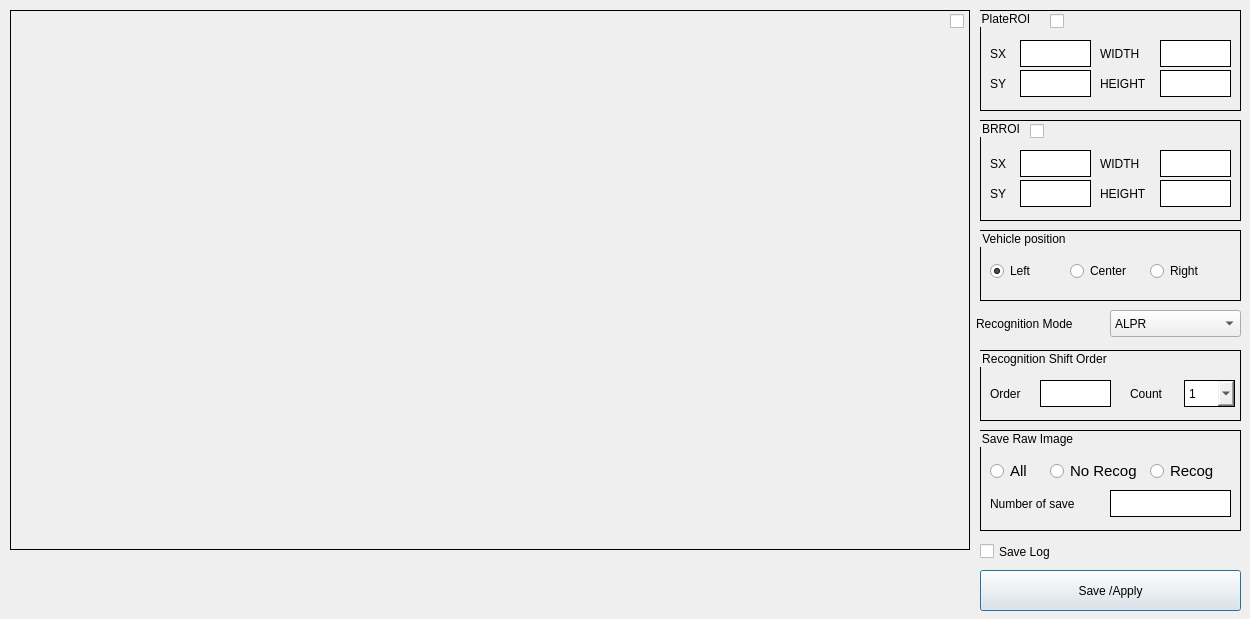
<?xml version="1.0" encoding="UTF-8"?>
<ui version="4.0">
 <class>RecognitionDlg</class>
 <widget class="QDialog" name="RecognitionDlg">
  <property name="geometry">
   <rect>
    <x>0</x>
    <y>0</y>
    <width>1250</width>
    <height>619</height>
   </rect>
  </property>
  <property name="windowTitle">
   <string>Dialog</string>
  </property>
  <widget class="my_qlabel" name="lblRecogimg">
   <property name="geometry">
    <rect>
     <x>10</x>
     <y>10</y>
     <width>960</width>
     <height>540</height>
    </rect>
   </property>
   <property name="styleSheet">
    <string notr="true">border : 1px  solid #000;</string>
   </property>
   <property name="text">
    <string/>
   </property>
   <property name="scaledContents">
    <bool>true</bool>
   </property>
   <property name="wordWrap">
    <bool>false</bool>
   </property>
  </widget>
  <widget class="QGroupBox" name="groupBox_4">
   <property name="geometry">
    <rect>
     <x>980</x>
     <y>350</y>
     <width>261</width>
     <height>71</height>
    </rect>
   </property>
   <property name="styleSheet">
    <string notr="true">border : 1px  solid #000;</string>
   </property>
   <property name="title">
    <string>Recognition Shift Order</string>
   </property>
   <widget class="QLineEdit" name="leRecogSeq">
    <property name="geometry">
     <rect>
      <x>60</x>
      <y>30</y>
      <width>71</width>
      <height>27</height>
     </rect>
    </property>
   </widget>
   <widget class="QLabel" name="label_9">
    <property name="geometry">
     <rect>
      <x>10</x>
      <y>30</y>
      <width>41</width>
      <height>27</height>
     </rect>
    </property>
    <property name="styleSheet">
     <string notr="true">border : 0px;</string>
    </property>
    <property name="text">
     <string>Order</string>
    </property>
   </widget>
   <widget class="QLabel" name="label_11">
    <property name="geometry">
     <rect>
      <x>150</x>
      <y>30</y>
      <width>41</width>
      <height>27</height>
     </rect>
    </property>
    <property name="styleSheet">
     <string notr="true">border : 0px;</string>
    </property>
    <property name="text">
     <string>Count</string>
    </property>
   </widget>
   <widget class="QComboBox" name="cbRecogrepeattime">
    <property name="geometry">
     <rect>
      <x>204</x>
      <y>30</y>
      <width>51</width>
      <height>27</height>
     </rect>
    </property>
    <item>
     <property name="text">
      <string>1</string>
     </property>
    </item>
    <item>
     <property name="text">
      <string>2</string>
     </property>
    </item>
    <item>
     <property name="text">
      <string>3</string>
     </property>
    </item>
    <item>
     <property name="text">
      <string>4</string>
     </property>
    </item>
    <item>
     <property name="text">
      <string>5</string>
     </property>
    </item>
    <item>
     <property name="text">
      <string>6</string>
     </property>
    </item>
    <item>
     <property name="text">
      <string>7</string>
     </property>
    </item>
    <item>
     <property name="text">
      <string>8</string>
     </property>
    </item>
   </widget>
  </widget>
  <widget class="QLabel" name="label_14">
   <property name="geometry">
    <rect>
     <x>976</x>
     <y>310</y>
     <width>131</width>
     <height>27</height>
    </rect>
   </property>
   <property name="styleSheet">
    <string notr="true">border : 0px;</string>
   </property>
   <property name="text">
    <string>Recognition Mode</string>
   </property>
  </widget>
  <widget class="QGroupBox" name="gbBRROI">
   <property name="geometry">
    <rect>
     <x>980</x>
     <y>120</y>
     <width>261</width>
     <height>101</height>
    </rect>
   </property>
   <property name="styleSheet">
    <string notr="true">border : 1px  solid #000;</string>
   </property>
   <property name="title">
    <string>BRROI</string>
   </property>
   <property name="checkable">
    <bool>false</bool>
   </property>
   <property name="checked">
    <bool>false</bool>
   </property>
   <widget class="QLineEdit" name="leBRROISX">
    <property name="geometry">
     <rect>
      <x>40</x>
      <y>30</y>
      <width>71</width>
      <height>27</height>
     </rect>
    </property>
   </widget>
   <widget class="QLineEdit" name="leBRROISY">
    <property name="geometry">
     <rect>
      <x>40</x>
      <y>60</y>
      <width>71</width>
      <height>27</height>
     </rect>
    </property>
   </widget>
   <widget class="QLineEdit" name="leBRROIWIDTH">
    <property name="geometry">
     <rect>
      <x>180</x>
      <y>30</y>
      <width>71</width>
      <height>27</height>
     </rect>
    </property>
   </widget>
   <widget class="QLineEdit" name="leBRROIHEIGHT">
    <property name="geometry">
     <rect>
      <x>180</x>
      <y>60</y>
      <width>71</width>
      <height>27</height>
     </rect>
    </property>
   </widget>
   <widget class="QLabel" name="label_5">
    <property name="geometry">
     <rect>
      <x>10</x>
      <y>30</y>
      <width>31</width>
      <height>27</height>
     </rect>
    </property>
    <property name="styleSheet">
     <string notr="true">border : 0px;</string>
    </property>
    <property name="text">
     <string>SX</string>
    </property>
   </widget>
   <widget class="QLabel" name="label_6">
    <property name="geometry">
     <rect>
      <x>10</x>
      <y>60</y>
      <width>31</width>
      <height>27</height>
     </rect>
    </property>
    <property name="styleSheet">
     <string notr="true">border : 0px;</string>
    </property>
    <property name="text">
     <string>SY</string>
    </property>
   </widget>
   <widget class="QLabel" name="label_7">
    <property name="geometry">
     <rect>
      <x>120</x>
      <y>30</y>
      <width>61</width>
      <height>27</height>
     </rect>
    </property>
    <property name="styleSheet">
     <string notr="true">border : 0px;</string>
    </property>
    <property name="text">
     <string>WIDTH</string>
    </property>
   </widget>
   <widget class="QLabel" name="label_8">
    <property name="geometry">
     <rect>
      <x>120</x>
      <y>60</y>
      <width>61</width>
      <height>27</height>
     </rect>
    </property>
    <property name="styleSheet">
     <string notr="true">border : 0px;</string>
    </property>
    <property name="text">
     <string>HEIGHT</string>
    </property>
   </widget>
   <widget class="QCheckBox" name="cbBRROI">
    <property name="geometry">
     <rect>
      <x>50</x>
      <y>0</y>
      <width>21</width>
      <height>22</height>
     </rect>
    </property>
    <property name="styleSheet">
     <string notr="true">border : 0px;</string>
    </property>
    <property name="text">
     <string/>
    </property>
    <property name="checkable">
     <bool>true</bool>
    </property>
   </widget>
  </widget>
  <widget class="QComboBox" name="cbRecogMode">
   <property name="geometry">
    <rect>
     <x>1110</x>
     <y>310</y>
     <width>131</width>
     <height>27</height>
    </rect>
   </property>
   <item>
    <property name="text">
     <string>ALPR</string>
    </property>
   </item>
   <item>
    <property name="text">
     <string>iLPR</string>
    </property>
   </item>
   <item>
    <property name="text">
     <string>ALPR&amp;iLPR</string>
    </property>
   </item>
   <item>
    <property name="text">
     <string>iLPR&amp;ALPR</string>
    </property>
   </item>
   <item>
    <property name="text">
     <string>Dual ALPR&amp;iLPR</string>
    </property>
   </item>
   <item>
    <property name="text">
     <string>Dual iLPR&amp;ALPR</string>
    </property>
   </item>
  </widget>
  <widget class="QPushButton" name="btnSave">
   <property name="geometry">
    <rect>
     <x>980</x>
     <y>570</y>
     <width>261</width>
     <height>41</height>
    </rect>
   </property>
   <property name="text">
    <string>Save /Apply</string>
   </property>
  </widget>
  <widget class="QGroupBox" name="groupBox_5">
   <property name="geometry">
    <rect>
     <x>980</x>
     <y>430</y>
     <width>261</width>
     <height>101</height>
    </rect>
   </property>
   <property name="styleSheet">
    <string notr="true">border : 1px  solid #000;</string>
   </property>
   <property name="title">
    <string>Save Raw Image</string>
   </property>
   <widget class="QLineEdit" name="leRawsavetime">
    <property name="geometry">
     <rect>
      <x>130</x>
      <y>60</y>
      <width>121</width>
      <height>27</height>
     </rect>
    </property>
    <property name="text">
     <string/>
    </property>
   </widget>
   <widget class="QLabel" name="label_10">
    <property name="geometry">
     <rect>
      <x>10</x>
      <y>60</y>
      <width>111</width>
      <height>27</height>
     </rect>
    </property>
    <property name="styleSheet">
     <string notr="true">border : 0px;</string>
    </property>
    <property name="text">
     <string>Number of save</string>
    </property>
   </widget>
   <widget class="QRadioButton" name="rbRawsaverecog">
    <property name="geometry">
     <rect>
      <x>170</x>
      <y>30</y>
      <width>81</width>
      <height>22</height>
     </rect>
    </property>
    <property name="font">
     <font>
      <pointsize>11</pointsize>
     </font>
    </property>
    <property name="styleSheet">
     <string notr="true">border : 0px;</string>
    </property>
    <property name="text">
     <string>Recog</string>
    </property>
   </widget>
   <widget class="QRadioButton" name="rbRawsaveall">
    <property name="geometry">
     <rect>
      <x>10</x>
      <y>30</y>
      <width>81</width>
      <height>22</height>
     </rect>
    </property>
    <property name="font">
     <font>
      <pointsize>11</pointsize>
     </font>
    </property>
    <property name="styleSheet">
     <string notr="true">border : 0px;</string>
    </property>
    <property name="text">
     <string>All</string>
    </property>
   </widget>
   <widget class="QRadioButton" name="rbRawsavemiss">
    <property name="geometry">
     <rect>
      <x>70</x>
      <y>30</y>
      <width>91</width>
      <height>22</height>
     </rect>
    </property>
    <property name="font">
     <font>
      <pointsize>11</pointsize>
     </font>
    </property>
    <property name="styleSheet">
     <string notr="true">border : 0px;</string>
    </property>
    <property name="text">
     <string>No Recog</string>
    </property>
   </widget>
  </widget>
  <widget class="QGroupBox" name="gbPlateROI">
   <property name="geometry">
    <rect>
     <x>980</x>
     <y>10</y>
     <width>261</width>
     <height>101</height>
    </rect>
   </property>
   <property name="styleSheet">
    <string notr="true">border : 1px  solid #000;</string>
   </property>
   <property name="title">
    <string>PlateROI</string>
   </property>
   <property name="checkable">
    <bool>false</bool>
   </property>
   <property name="checked">
    <bool>false</bool>
   </property>
   <widget class="QLineEdit" name="lePlateROISX">
    <property name="geometry">
     <rect>
      <x>40</x>
      <y>30</y>
      <width>71</width>
      <height>27</height>
     </rect>
    </property>
   </widget>
   <widget class="QLineEdit" name="lePlateROISY">
    <property name="geometry">
     <rect>
      <x>40</x>
      <y>60</y>
      <width>71</width>
      <height>27</height>
     </rect>
    </property>
   </widget>
   <widget class="QLineEdit" name="lePlateROIWIDTH">
    <property name="geometry">
     <rect>
      <x>180</x>
      <y>30</y>
      <width>71</width>
      <height>27</height>
     </rect>
    </property>
   </widget>
   <widget class="QLineEdit" name="lePlateROIHEIGHT">
    <property name="geometry">
     <rect>
      <x>180</x>
      <y>60</y>
      <width>71</width>
      <height>27</height>
     </rect>
    </property>
   </widget>
   <widget class="QLabel" name="label">
    <property name="geometry">
     <rect>
      <x>10</x>
      <y>30</y>
      <width>31</width>
      <height>27</height>
     </rect>
    </property>
    <property name="styleSheet">
     <string notr="true">border : 0px;</string>
    </property>
    <property name="text">
     <string>SX</string>
    </property>
   </widget>
   <widget class="QLabel" name="label_2">
    <property name="geometry">
     <rect>
      <x>10</x>
      <y>60</y>
      <width>31</width>
      <height>27</height>
     </rect>
    </property>
    <property name="styleSheet">
     <string notr="true">border : 0px;</string>
    </property>
    <property name="text">
     <string>SY</string>
    </property>
   </widget>
   <widget class="QLabel" name="label_3">
    <property name="geometry">
     <rect>
      <x>120</x>
      <y>30</y>
      <width>61</width>
      <height>27</height>
     </rect>
    </property>
    <property name="styleSheet">
     <string notr="true">border : 0px;</string>
    </property>
    <property name="text">
     <string>WIDTH</string>
    </property>
   </widget>
   <widget class="QLabel" name="label_4">
    <property name="geometry">
     <rect>
      <x>120</x>
      <y>60</y>
      <width>61</width>
      <height>27</height>
     </rect>
    </property>
    <property name="styleSheet">
     <string notr="true">border : 0px;</string>
    </property>
    <property name="text">
     <string>HEIGHT</string>
    </property>
   </widget>
   <widget class="QCheckBox" name="cbPlateROI">
    <property name="geometry">
     <rect>
      <x>70</x>
      <y>0</y>
      <width>21</width>
      <height>22</height>
     </rect>
    </property>
    <property name="styleSheet">
     <string notr="true">border : 0px;</string>
    </property>
    <property name="text">
     <string/>
    </property>
    <property name="checkable">
     <bool>true</bool>
    </property>
   </widget>
  </widget>
  <widget class="QGroupBox" name="groupBox_3">
   <property name="geometry">
    <rect>
     <x>980</x>
     <y>230</y>
     <width>261</width>
     <height>71</height>
    </rect>
   </property>
   <property name="styleSheet">
    <string notr="true">border : 1px  solid #000;</string>
   </property>
   <property name="title">
    <string>Vehicle position</string>
   </property>
   <property name="flat">
    <bool>false</bool>
   </property>
   <property name="checkable">
    <bool>false</bool>
   </property>
   <widget class="QRadioButton" name="rbVPLeft">
    <property name="geometry">
     <rect>
      <x>10</x>
      <y>30</y>
      <width>81</width>
      <height>22</height>
     </rect>
    </property>
    <property name="styleSheet">
     <string notr="true">border : 0px;</string>
    </property>
    <property name="text">
     <string>Left</string>
    </property>
    <property name="checked">
     <bool>true</bool>
    </property>
   </widget>
   <widget class="QRadioButton" name="rbVPCenter">
    <property name="geometry">
     <rect>
      <x>90</x>
      <y>30</y>
      <width>81</width>
      <height>22</height>
     </rect>
    </property>
    <property name="styleSheet">
     <string notr="true">border : 0px;</string>
    </property>
    <property name="text">
     <string>Center</string>
    </property>
   </widget>
   <widget class="QRadioButton" name="rbVPRight">
    <property name="geometry">
     <rect>
      <x>170</x>
      <y>30</y>
      <width>81</width>
      <height>22</height>
     </rect>
    </property>
    <property name="styleSheet">
     <string notr="true">border : 0px;</string>
    </property>
    <property name="text">
     <string>Right</string>
    </property>
   </widget>
  </widget>
  <widget class="QCheckBox" name="chkDisplay">
   <property name="geometry">
    <rect>
     <x>950</x>
     <y>10</y>
     <width>21</width>
     <height>23</height>
    </rect>
   </property>
   <property name="text">
    <string/>
   </property>
  </widget>
  <widget class="QCheckBox" name="chkSaveLog">
   <property name="geometry">
    <rect>
     <x>980</x>
     <y>540</y>
     <width>92</width>
     <height>23</height>
    </rect>
   </property>
   <property name="text">
    <string>Save Log</string>
   </property>
  </widget>
 </widget>
 <customwidgets>
  <customwidget>
   <class>my_qlabel</class>
   <extends>QLabel</extends>
   <header location="global">my_qlabel.h</header>
  </customwidget>
 </customwidgets>
 <resources/>
 <connections/>
</ui>
